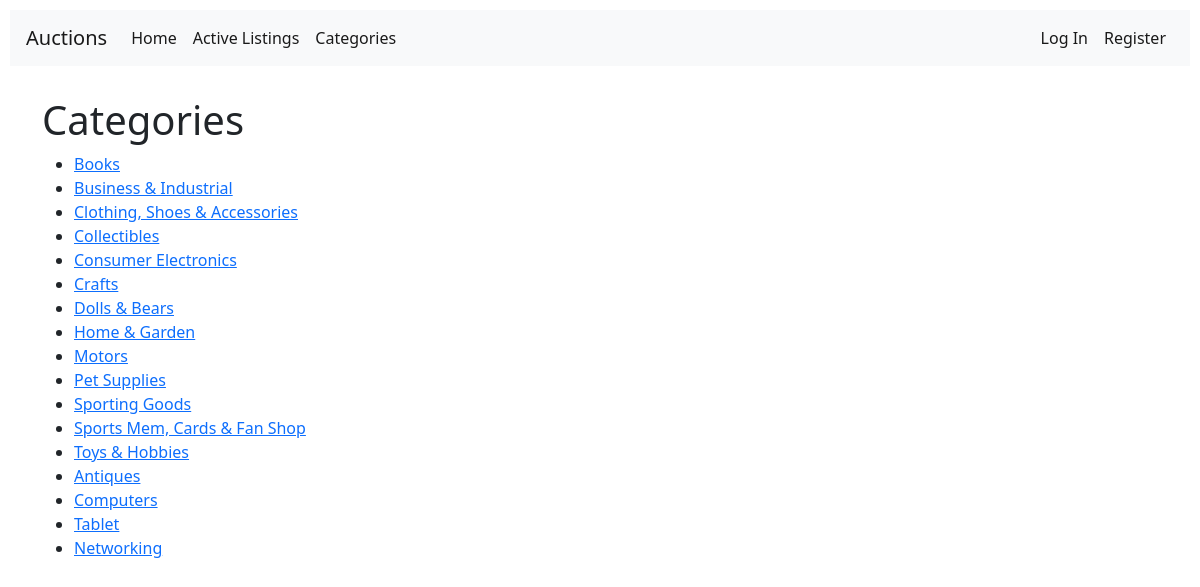
The page /categories on the database its author committed.
### auctions/models.py (models this page shows, shortened)
class category(models.Model):
    category = models.CharField(max_length=40)

### auctions/views.py (the view)
# urls.py: path("categories", views.categories, name="categories"),
def categories(request):
    return render(request, "auctions/categories.html", {
        'categories': category.objects.all(),
    })

### auctions/templates/auctions/categories.html (shortened to what this page needs)
{% extends 'auctions/layout.html' %}
{% block body %}
    <h1>Categories</h1>
    <ul>
        {% for category in categories %}
            <li><a href="{% url 'showCategory' category.category %}">{{category.category}}</a></li>
        {% endfor %}
    </ul>
{% endblock %}

### auctions/static/auctions/styles.css (style rules this page uses)
body { padding: 10px; }

### rows shown on the page
category: category "Books"
category: category "Business & Industrial"
category: category "Clothing, Shoes & Accessories"
category: category "Collectibles"
category: category "Consumer Electronics"
category: category "Crafts"
category: category "Dolls & Bears"
category: category "Home & Garden"
category: category "Motors"
category: category "Pet Supplies"
category: category "Sporting Goods"
category: category "Sports Mem, Cards & Fan Shop"
category: category "Toys & Hobbies"
category: category "Antiques"
category: category "Computers"
category: category "Tablet"
category: category "Networking"
